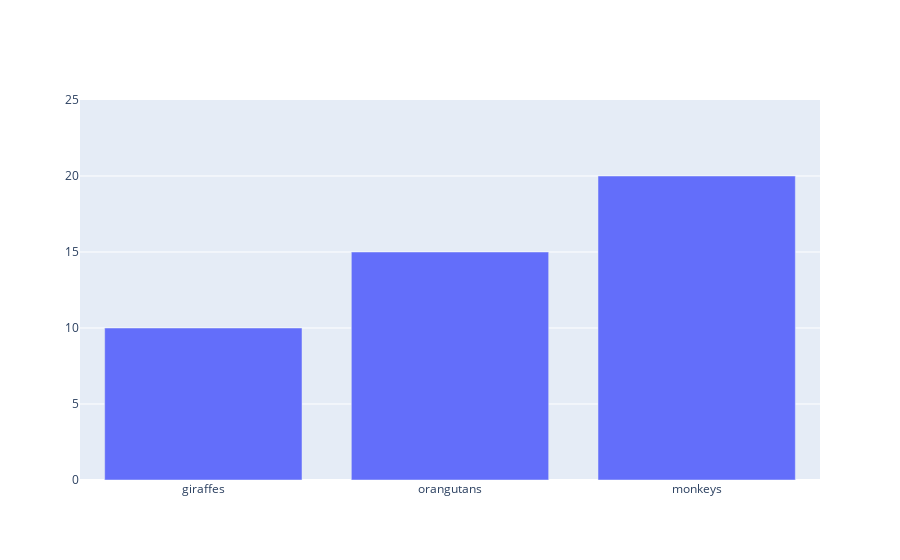

Notebook source saved alongside this figure:
### Code cell
fig

### Figure 1 — Plotly figure (JSON) as saved in the notebook; plotly's stock layout.template omitted (floating-point values rounded to 4 significant figures)
{"data": [{"type": "bar", "x": ["giraffes", "orangutans", "monkeys"], "y": [10, 15, 20]}], "layout": {"autosize": true, "xaxis": {"autorange": true, "range": [-0.5, 2.5], "type": "category"}, "yaxis": {"range": [0, 25], "type": "linear"}}}
